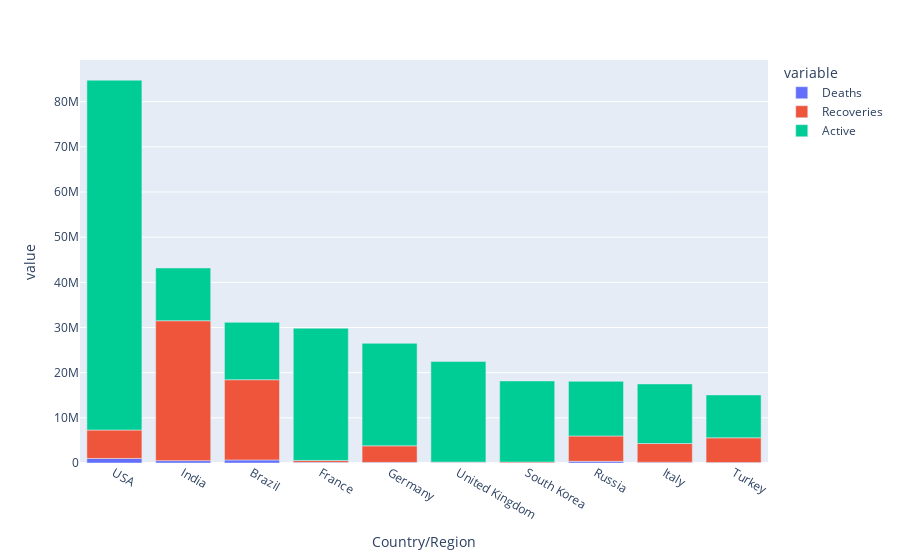

Here is the notebook cell this chart was saved with:
### Code cell
# Vẽ bằng plotly
Index = top10_confirmed.index
Active = top10_confirmed['Active']
Recoveries = top10_confirmed['Recoveries']
Deaths = top10_confirmed['Deaths']

fig = px.bar(top10_confirmed, x = Index, y=[Deaths, Recoveries, Active])
fig.show()

### Figure 1 — Plotly figure (JSON) as saved in the notebook; plotly's stock layout.template omitted (floating-point values rounded to 4 significant figures)
{"data": [{"alignmentgroup": "True", "hovertemplate": "variable=Deaths<br>Country/Region=%{x}<br>value=%{y}<extra></extra>", "legendgroup": "Deaths", "marker": {"color": "#636efa", "pattern": {"shape": ""}}, "name": "Deaths", "offsetgroup": "Deaths", "orientation": "v", "showlegend": true, "textposition": "auto", "type": "bar", "x": ["USA", "India", "Brazil", "France", "Germany", "United Kingdom", "South Korea", "Russia", "Italy", "Turkey"], "xaxis": "x", "y": [1008585, 524701, 666971, 149509, 139386, 179415, 24279, 371854, 166949, 98965], "yaxis": "y"}, {"alignmentgroup": "True", "hovertemplate": "variable=Recoveries<br>Country/Region=%{x}<br>value=%{y}<extra></extra>", "legendgroup": "Recoveries", "marker": {"color": "#EF553B", "pattern": {"shape": ""}}, "name": "Recoveries", "offsetgroup": "Recoveries", "orientation": "v", "showlegend": true, "textposition": "auto", "type": "bar", "x": ["USA", "India", "Brazil", "France", "Germany", "United Kingdom", "South Korea", "Russia", "Italy", "Turkey"], "xaxis": "x", "y": [6298082, 30974748, 17771228, 415111, 3659260, 24693, 180719, 5609682, 4144608, 5478185], "yaxis": "y"}, {"alignmentgroup": "True", "hovertemplate": "variable=Active<br>Country/Region=%{x}<br>value=%{y}<extra></extra>", "legendgroup": "Active", "marker": {"color": "#00cc96", "pattern": {"shape": ""}}, "name": "Active", "offsetgroup": "Active", "orientation": "v", "showlegend": true, "textposition": "auto", "type": "bar", "x": ["USA", "India", "Brazil", "France", "Germany", "United Kingdom", "South Korea", "Russia", "Italy", "Turkey"], "xaxis": "x", "y": [77455355, 11681886, 12699280, 29269770, 22697965, 22289220, 17963710, 12102448, 13194416, 9495597], "yaxis": "y"}], "layout": {"barmode": "relative", "legend": {"title": {"text": "variable"}, "tracegroupgap": 0}, "margin": {"t": 60}, "xaxis": {"anchor": "y", "domain": [0, 1], "title": {"text": "Country/Region"}}, "yaxis": {"anchor": "x", "domain": [0, 1], "title": {"text": "value"}}}}
